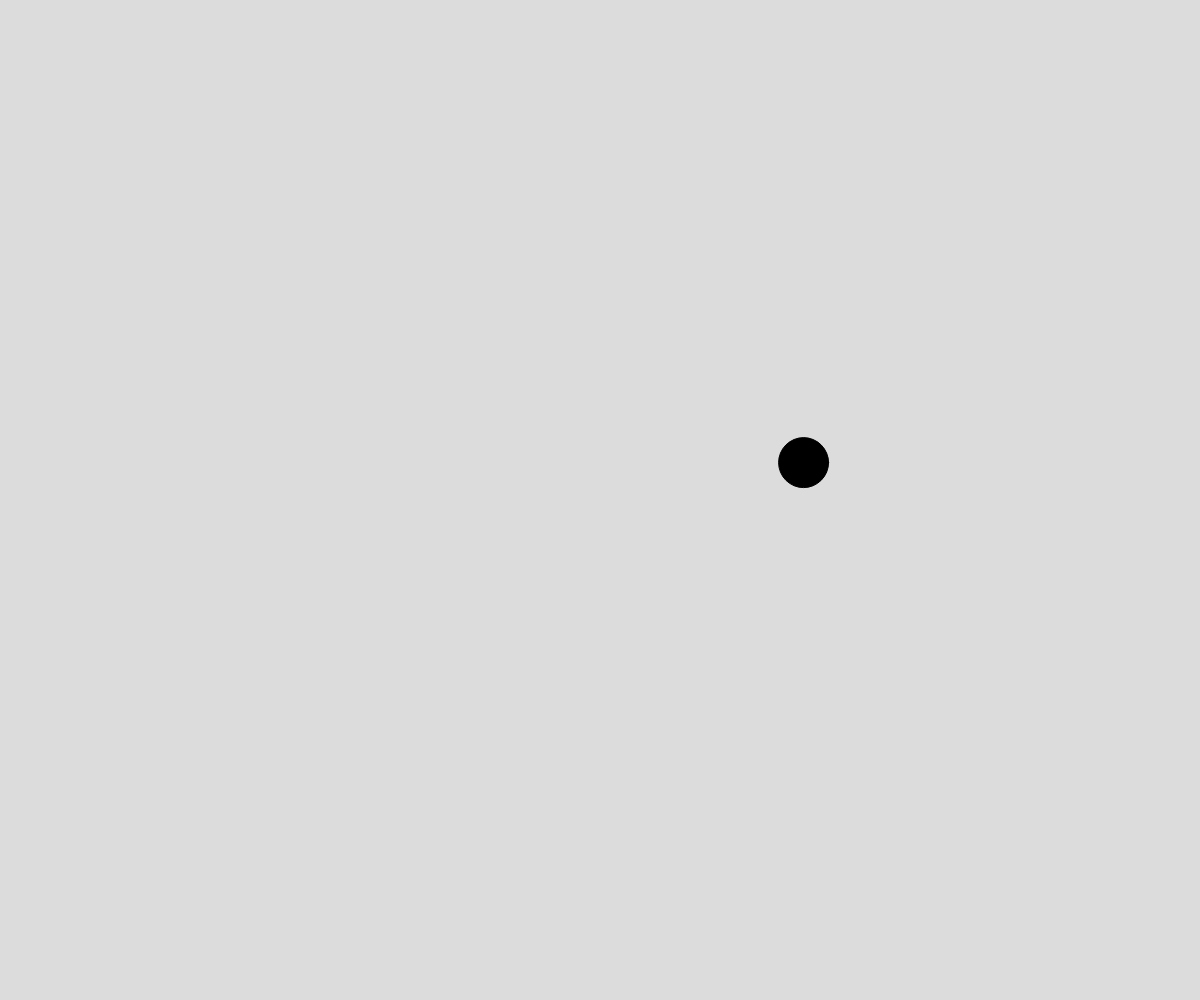
Frame 1 (no input)
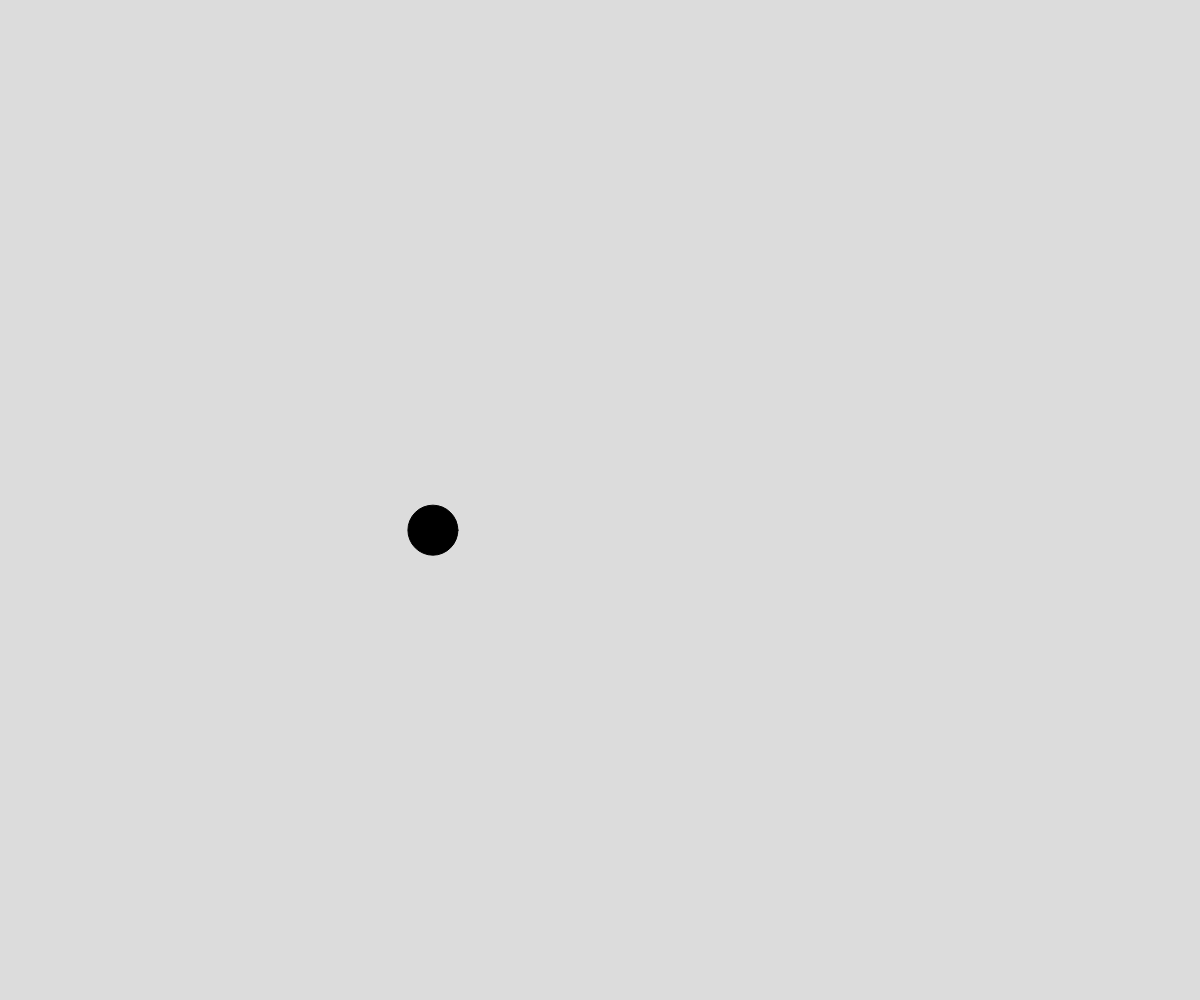
Frame 60 (no input)
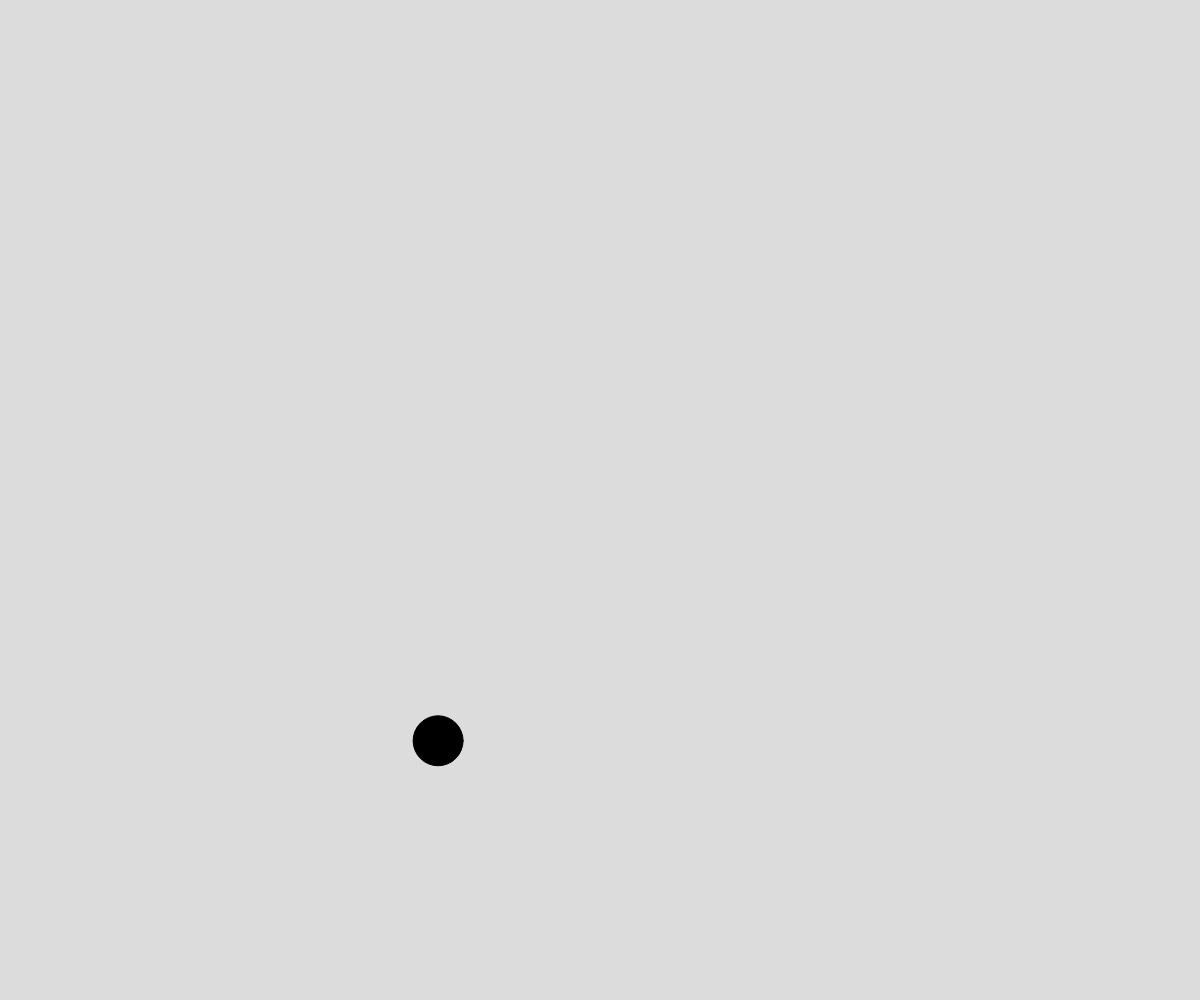
Frame 120 (the mouse pressed at the canvas centre since frame 60)

The p5.js sketch that drew these frames (run headless with seeded random() and noise() and a simulated clock; from frame 60 on, the mouse is pressed at the canvas centre):

// p5.js sketch
// ── sketch.js
// Perlin Noise Demo
// Your Name
// Date


let time = 0;

function setup() {
  createCanvas(windowWidth, windowHeight);
}

function draw() {
  background(220);

  fill("black");

  let x = noise(time) * width;
  let y = noise(time + 2000) * height;
  circle(x, y, 50);

  time += 0.01;
}
